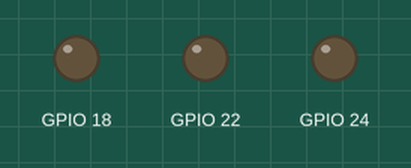
Recording of a program running on a simulated Raspberry Pi (BCM pin numbers). Shown: output pins drawn as LEDs (lit = HIGH). At 5.2 s the program stops and its outputs stay as they are.

Above: at 5.3 s.
Timing chart, 0 to 6.7 s (numbered marks = the images above):
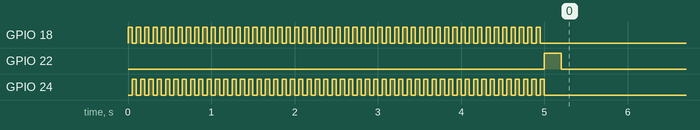

Measured:
- by itself, GPIO 18, GPIO 24: alternates HIGH for 0.05 s and LOW for 0.05 s, 100 changes in all, then stays LOW
- by itself, GPIO 22: LOW → HIGH at 5.0 s, → LOW 0.20 s later

The program:

ledbuzzer.py
```python
import RPi.GPIO as GPIO
import time

# Set the GPIO naming convention
GPIO.setmode(GPIO.BCM)
GPIO.setwarnings(False)

# Set the three GPIO pins for Output
GPIO.setup(18, GPIO.OUT) # roja
GPIO.setup(24, GPIO.OUT) # azul
GPIO.setup(22, GPIO.OUT) # parlante

luz_roja = True
for i in range(100):
    if luz_roja:
        GPIO.output(18, GPIO.HIGH)
        GPIO.output(24, GPIO.LOW)
    else:
        GPIO.output(24, GPIO.HIGH)
        GPIO.output(18, GPIO.LOW)
    time.sleep(0.05)
    luz_roja = not luz_roja

GPIO.output(18, GPIO.LOW)
GPIO.output(24, GPIO.LOW)


GPIO.output(22, GPIO.HIGH)
time.sleep(0.2)
GPIO.output(22, GPIO.LOW)
GPIO.cleanup()
```
